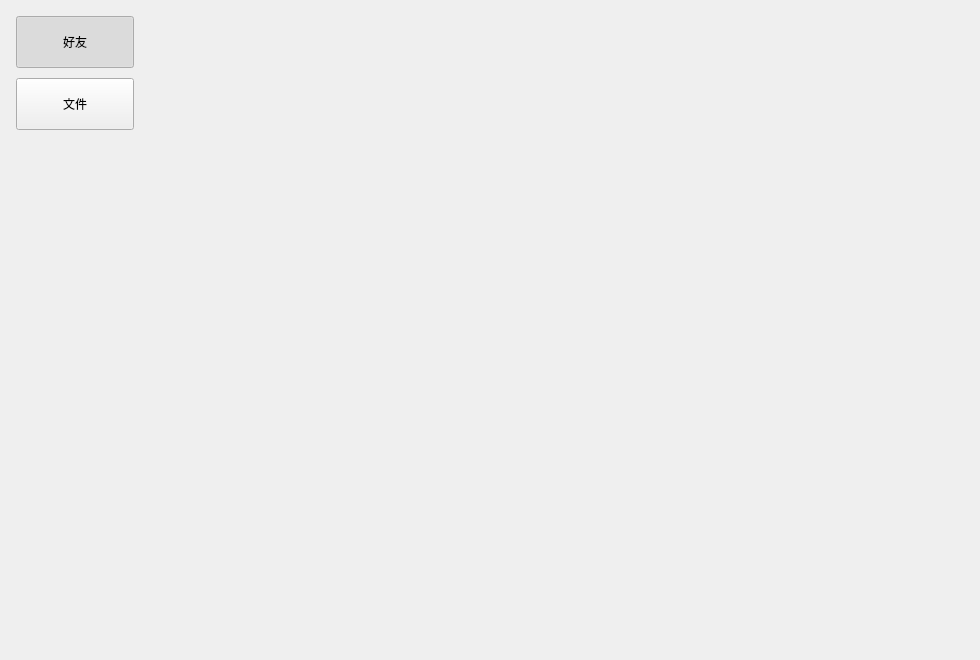
<?xml version="1.0" encoding="UTF-8"?>
<ui version="4.0">
 <class>Index</class>
 <widget class="QWidget" name="Index">
  <property name="geometry">
   <rect>
    <x>0</x>
    <y>0</y>
    <width>980</width>
    <height>660</height>
   </rect>
  </property>
  <property name="minimumSize">
   <size>
    <width>820</width>
    <height>560</height>
   </size>
  </property>
  <property name="windowTitle">
   <string>客户端</string>
  </property>
  <layout class="QVBoxLayout" name="rootLayout">
   <property name="spacing">
    <number>0</number>
   </property>
   <property name="leftMargin">
    <number>16</number>
   </property>
   <property name="topMargin">
    <number>16</number>
   </property>
   <property name="rightMargin">
    <number>16</number>
   </property>
   <property name="bottomMargin">
    <number>16</number>
   </property>
   <item>
    <widget class="QWidget" name="">
     <property name="sizePolicy">
      <sizepolicy hsizetype="Expanding" vsizetype="Expanding">
       <horstretch>0</horstretch>
       <verstretch>0</verstretch>
      </sizepolicy>
     </property>
     <layout class="QHBoxLayout" name="horizontalLayout">
      <property name="spacing">
       <number>14</number>
      </property>
      <property name="leftMargin">
       <number>0</number>
      </property>
      <property name="topMargin">
       <number>0</number>
      </property>
      <property name="rightMargin">
       <number>0</number>
      </property>
      <property name="bottomMargin">
       <number>0</number>
      </property>
      <item>
       <layout class="QVBoxLayout" name="verticalLayout">
        <property name="spacing">
         <number>10</number>
        </property>
        <item>
         <widget class="QPushButton" name="friend_PB">
          <property name="minimumSize">
           <size>
            <width>118</width>
            <height>52</height>
           </size>
          </property>
          <property name="maximumSize">
           <size>
            <width>118</width>
            <height>52</height>
           </size>
          </property>
          <property name="checkable">
           <bool>true</bool>
          </property>
          <property name="autoExclusive">
           <bool>true</bool>
          </property>
          <property name="checked">
           <bool>true</bool>
          </property>
          <property name="text">
           <string>好友</string>
          </property>
         </widget>
        </item>
        <item>
         <widget class="QPushButton" name="file_PB">
          <property name="minimumSize">
           <size>
            <width>118</width>
            <height>52</height>
           </size>
          </property>
          <property name="maximumSize">
           <size>
            <width>118</width>
            <height>52</height>
           </size>
          </property>
          <property name="checkable">
           <bool>true</bool>
          </property>
          <property name="autoExclusive">
           <bool>true</bool>
          </property>
          <property name="text">
           <string>文件</string>
          </property>
         </widget>
        </item>
        <item>
         <spacer name="navigationSpacer">
          <property name="orientation">
           <enum>Qt::Vertical</enum>
          </property>
          <property name="sizeHint" stdset="0">
           <size>
            <width>20</width>
            <height>40</height>
           </size>
          </property>
         </spacer>
        </item>
       </layout>
      </item>
      <item>
       <widget class="QStackedWidget" name="stackedWidget">
        <property name="minimumSize">
         <size>
          <width>620</width>
          <height>500</height>
         </size>
        </property>
        <property name="sizePolicy">
         <sizepolicy hsizetype="Expanding" vsizetype="Expanding">
          <horstretch>1</horstretch>
          <verstretch>1</verstretch>
         </sizepolicy>
        </property>
        <widget class="Friend" name="friendPage"/>
        <widget class="File" name="filePage"/>
       </widget>
      </item>
     </layout>
    </widget>
   </item>
  </layout>
 </widget>
 <customwidgets>
  <customwidget>
   <class>Friend</class>
   <extends>QWidget</extends>
   <header>friend.h</header>
   <container>1</container>
  </customwidget>
  <customwidget>
   <class>File</class>
   <extends>QWidget</extends>
   <header>file.h</header>
   <container>1</container>
  </customwidget>
 </customwidgets>
 <resources/>
 <connections/>
</ui>
